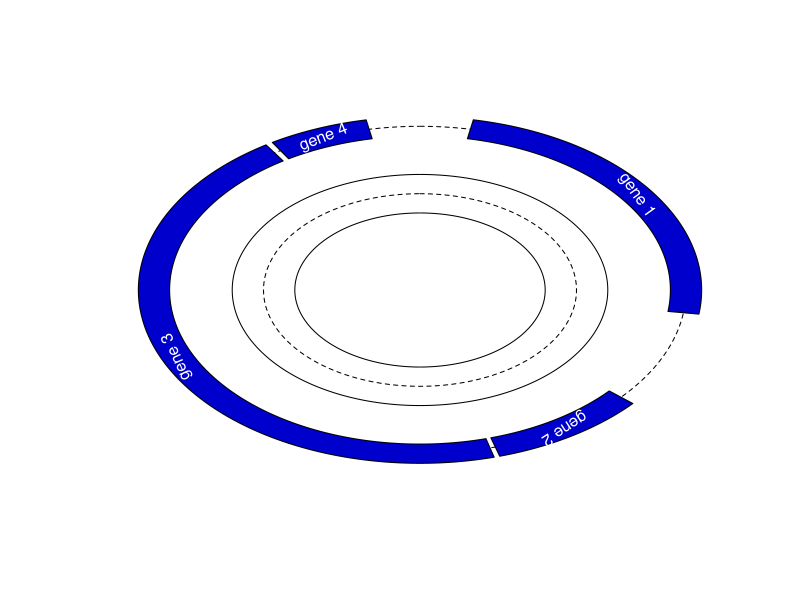

This figure's R source: (Note: this script raises an error after producing the figure.)
## return the points of an arc centered on x, y, from a.beg to a.end and with a radious
## of r
arcPoints <- function( x, y, r, a.beg, a.end, a.n=20, degrees=FALSE){
    if( degrees ){
        a.beg <- pi * a.beg / 180
        a.end <- pi * a.end / 180
    }
        
    angles <- seq(a.beg, a.end, length.out=a.n)
    a.x <- x + sin( angles ) * r
    a.y <- y + cos( angles ) * r
    pts <- matrix( c(a.x, a.y), ncol=2 )
    colnames(pts) <- c('x', 'y')
    pts
}

## draw an arc, as a line
## centered on x,y, and with radius of r+depth and r-depth..
lineArc <- function(x, y, r, a.beg, a.end, a.sep=NA, degrees=FALSE, label=NULL, label.col=1, ...){
    ## set the default here... 
    if(is.na(a.sep))
        a.sep = 0.01
    if( degrees ){
        a.beg <- pi * a.beg / 180
        a.end <- pi * a.end / 180
    }
        
    angles <- seq(a.beg, a.end, by=a.sep)
    a.x <- x + sin( angles ) * r
    a.y <- y + cos( angles ) * r

    lines( a.x, a.y, ... )

    if(!is.null(label)){
        mid.a <- (a.beg + a.end)/2
        ## but the rotation angle we need for the text needs to be in degrees
        rot.a <- -180 * mid.a / pi
        text( x + sin( mid.a ) * r, y + cos( mid.a ) * r,
              label, srt=rot.a, col=label.col )
    }
}

## draw an arc, as a polygon..
## centered on x,y, and with radius of r+depth and r-depth..
polygArc <- function(x, y, r, depth, a.beg, a.end, a.sep=NA, degrees=FALSE, label=NULL, label.col=1, ...){
    ## set the default here... 
    if(is.na(a.sep))
        a.sep = 0.01
    if( degrees ){
        a.beg <- pi * a.beg / 180
        a.end <- pi * a.end / 180
    }
        
    angles <- seq(a.beg, a.end, by=a.sep)
    a.x <- sin( angles )
    a.y <- cos( angles )
    outer.x <- x + (a.x * (r + depth/2))
    outer.y <- y + (a.y * (r + depth/2))

    inner.x <- x + (a.x * (r - depth/2))
    inner.y <- y + (a.y * (r - depth/2))

    polygon( c(outer.x, rev(inner.x)), c(outer.y, rev(inner.y)), ... )

    if(!is.null(label)){
        mid.a <- (a.beg + a.end)/2
        ## but the rotation angle we need for the text needs to be in degrees
        rot.a <- -180 * mid.a / pi
        text( x + sin( mid.a ) * r, y + cos( mid.a ) * r,
              label, srt=rot.a, col=label.col )
    }
}

## x is taken as positions along an arc running from angle, a.beg to a.end
plotPolar <- function(o.x, o.y, x, y, r, y.depth, a.beg, a.end, degrees=FALSE, drawBorders=TRUE, drawCenter=TRUE, ...){
    if( degrees ){
        a.beg <- pi * a.beg / 180
        a.end <- pi * a.end / 180
    }
    x.r <- range(x)
    x.o <- (x - x.r[1]) / (x.r[2] - x.r[1])
    a <- a.beg + x.o * (a.end - a.beg)

    y.r <- range(y)
    y.o <- (y - mean(y.r)) / (y.r[2] - y.r[1])

    y.x <- o.x + sin( a ) * (r + y.o * y.depth)
    y.y <- o.y + cos( a ) * (r + y.o * y.depth)

    if(drawCenter)
        lineArc(o.x, o.y, r, a.beg, a.end, lty=2)
    if(drawBorders){
        lineArc(o.x, o.y, r + y.depth/2, a.beg, a.end )
        lineArc(o.x, o.y, r - y.depth/2, a.beg, a.end )
    }
    
    points(y.x, y.y, ...)
    
}

## if useNormals is true then the user may specify two additional points; one point
## extending from the first and last position for calculating the normals.
pathLetters <- function( x, y, word, cex=NA, cex.adj=0.75, useNormals=FALSE, ... ){
    chars <- unlist(strsplit(word, ''))
    ## to work out a reasonable cex we need to know the space between the letters
    ## that is the distances between the positions in x and y
    l <- length(chars)
    if(useNormals){
        ## we could consider using lowess / loess / smooth.spline / predict
        ## to get smoother transitions, but I think this is pretty OK to start with
        if(length(x) == length(chars) + 2){
            x.x <- x
            y.x <- y
            x <- x[2:(l+1)]
            y <- y[2:(l+1)]
        }else{
            ## add a point before and a point after that is extended in
            ## the same direction as the adjacent point
            x.x <- c( x[1] - (x[2] - x[1]), x, x[l] + (x[l] - x[l-1]) )
            y.x <- c( y[1] - (y[2] - y[1]), y, y[l] + (y[l] - y[l-1]) )
        }

        x.d <- x.x[3:(l+2)] - x.x[1:l]
        y.d <- y.x[3:(l+2)] - y.x[1:l]
        normals <- 1 * 180/pi * acos( x.d / sqrt(x.d^2 + y.d^2) ) ## we need
        normals <- ifelse( y.d < 0, -1 * normals, normals )
    }
    d <-  sqrt( diff(x)^2 + diff(y)^2 )
    def.cex <- par("cex")
    if(is.na(cex)){
        w.ratios <- c(d[1], d) / strwidth( chars )
        cex <- cex.adj * def.cex * min( w.ratios )
    }
    ## Then if we have not defined any normals, then we simply do
    if(!useNormals){
        text( x, y, chars, cex=cex, ... )
    }else{
        ## srt can only be a single value.. 
        for(i in 1:l){
            text( x[i], y[i], chars[i], cex=cex, srt=normals[i], ... )
        }
    }
}

### so taken together we can do..



gene.pos <- matrix(ncol=2, byrow=TRUE,
                   data=c(10, 90,
                          120, 150,
                          151, 300,
                          301, 320) )
colnames(gene.pos) <- c('beg', 'end')
rownames( gene.pos ) <- c('gene 1', 'gene 2', 'gene 3', 'gene 4') 
genome.size <- 330

measure.x <- sample( 1:genome.size, 42 )
measure.y <- rnorm( length(measure.x) )

## set up a plottin area with no labels or anything else
fig.r <- 100
pdf('polar_plot.pdf', width=7, height=7, title='Polar plot')
plot( 1, type='n', axes=FALSE, xlim=c(-fig.r,fig.r), ylim=c(-fig.r,fig.r), xlab='', ylab='' )

g.r <- 85
g.w <- 10

lineArc(0, 0, g.r, 0, 2*pi, lty=2)
sapply( rownames(gene.pos), function(x){
    b <- 2 * pi * ( gene.pos[x, 'beg'] / genome.size )
    e <- 2 * pi * ( gene.pos[x, 'end'] / genome.size )
    polygArc( 0, 0, g.r, g.w, b, e, label=x, col=rgb(0, 0, 0.8), label.col='white')
})

## and then lets plot the points along an inner axis..
m.r <- 50
m.w <- 20
#lineArc(0, 0, m.r, 0, 2 * pi, lty=2 )
#polygArc( 0, 0, m.r, m.w, 0, 2 * pi )
plotPolar(0, 0, measure.x, measure.y, m.r, m.w, 0, 2*pi, col=hsvScale(1:length(measure.x)), pch=19 )
dev.off()

### we can also do something a bit silly,,,
### and draw pie-charts when we want to.. with offsets pies.. 
plot( 1, type='n', axes=FALSE, xlim=c(-fig.r,fig.r), ylim=c(-fig.r,fig.r), xlab='', ylab='' )
polygArc(0, 0, 25, 50, 0, pi/3, degrees=FALSE, col='red' )
polygArc( 2 * sin( (pi/3 + 2.5*pi/3)/2), 2 * cos( (pi/3 + 2.5*pi/3)/2 ), 25, 50, pi/3, 2.5 * pi/3, degrees=FALSE, col='green' )
polygArc(0, 0, 25, 50, 2.5*pi/3, 1.2 * pi, degrees=FALSE, col='blue' )
polygArc(0, 0, 25, 50, 1.2 * pi, 1.7 * pi, degrees=FALSE, col='grey' )
polygArc(0, 0, 25, 50, 1.7 * pi, 2*pi, degrees=FALSE, col='cyan' )

polygArc(-75, 50, 25, 10, 0, 2*pi, col='blue', border=NA)

## but can we do..
polygArc(-75, 50, 25, 10, -pi/2, pi/2, col='green', border=NA)


## lets draw letters on a set of points. First let us take our string...
pdf("text_along_paths.pdf", width=7, height=7, title='Text along paths')
plot( 0,0, xlim=c(-100, 100), ylim=c(-100, 100), type='n', axes=FALSE, xlab='', ylab='' )
txt <- 'HELLO there stranger'
txt.pts <- arcPoints( 0, 0, 40, 0, 180, a.n=nchar(txt), degrees=TRUE )
pathLetters( txt.pts[,1], txt.pts[,2], txt, cex.adj=0.75  )
txt.pts.2 <- arcPoints( 0, 0, 60, 0, 180, a.n=nchar(txt), degrees=TRUE )
pathLetters( txt.pts.2[,1], txt.pts.2[,2], txt, cex.adj=0.75, useNormals=TRUE )

txt.pts.3 <- arcPoints( 0, 0, 80, 0, 270, a.n=nchar(txt), degrees=TRUE )
pathLetters( txt.pts.3[,1], txt.pts.3[,2], txt, cex.adj=0.75, useNormals=TRUE )

pathLetters( 1:nchar(txt) * 10 - 100, (1:nchar(txt))^2 -100, txt, cex.adj=1, useNormals=TRUE, col='blue' )

x <- seq(-100, 100, length.out=(nchar(txt)+2))
y <- 50 * sin( pi * x/100 )
pathLetters( x, y, txt, useNormals=TRUE, col='red', cex.adj=1 )
pathLetters( x, y, txt, useNormals=TRUE, col='brown', cex=1 )
dev.off()

## some ideas as to how to output tables in R..
## there are a whole load of things, but these generally markdown / latex / html
## output, rather than simply drawing a tabe using the plot functions..

## say we would like to plot a table,,

plotTable <- function(df, c.widths=NULL){
    if(is.null(c.widths)){
        c.widths <- apply( df, 2, function(x){ max( strwidth(x) ) } )
    }
    r.heights <- apply( df, 1, function(x){ max( strheight(x) ) } )
    max.width <- max( c.widths )
    max.height <- max( r.heights )
    w.m <- 0.1 * max.width
    r.m <- 0.1 * max.height
    x.pos <- cumsum( c.widths + w.m )
    y.pos <- cumsum( r.heights + r.m )

    ## then in the simplest possible way..
    text( rep(x.pos, nrow(df)), t( matrix(rep(y.pos, ncol(df)), nrow=nrow(df))), df )
}
